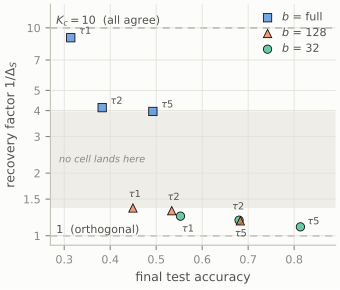

The Python source for this figure:
#!/usr/bin/env python3
"""
fig2.py -- recovery factor against final accuracy, one point per (batch, tau) cell.

The figure has to carry two facts on its own, without the caption: the full-batch
cells sit alone at high recovery and low accuracy, and nothing lands between
roughly 1.4 and 4 on the recovery axis. Hence the shaded empty band with a direct
label, and marker shapes -- not colour -- keyed to batch size, so a black-and-white
print keeps the distinction.

The Pareto front is computed and printed but not plotted; see the note by the
scatter for why a connecting line would work against both facts above.
"""

from __future__ import annotations

import argparse
import math
import statistics as st

import matplotlib
matplotlib.use("Agg")
import matplotlib.pyplot as plt
from matplotlib.colors import to_rgba
from matplotlib.lines import Line2D

from plot_common import (SURFACE, INK, INK_2, INK_MUTED, GRID, AXIS, SLOTS,
                         load_runs, log_ticks)

ALPHA = 100.0
SEEDS = (0, 1, 2)
BATCHES = ("full", "128", "32")
TAUS = (1, 2, 5)
WINDOW = 50          # last 50 of 200 rounds, i.e. rounds 150-199
K_C = 10
FACE_ALPHA = 0.65   # translucent marker faces so coincident cells stay countable
# Relative ink area of each shape at equal ms; drives draw order, see below.
MARKER_AREA = {"full": 3, "32": 2, "128": 1}   # square > circle > triangle

# Shape carries batch size; colour is redundant reinforcement only.
STYLE = {"full": dict(marker="s", color=SLOTS[0], label="$b$ = full"),
         "128":  dict(marker="^", color=SLOTS[1], label="$b$ = 128"),
         "32":   dict(marker="o", color=SLOTS[2], label="$b$ = 32")}

# Nudges for the tau tags, in points. The mini-batch cells sit almost on top of
# one another in x, so neighbours are pushed to opposite sides by hand.
TAU_OFFSET = {("full", 1): (6, 2), ("full", 2): (6, 2), ("full", 5): (6, 2),
              ("128", 1): (-3, 7), ("128", 2): (-3, 7), ("128", 5): (-4, -12),
              ("32", 1): (1, -12), ("32", 2): (-5, 7), ("32", 5): (5, 1)}


def cell_median(seed_runs: dict[int, list[dict]], key: str) -> float:
    """Median across seeds of each run's median over the last WINDOW rounds.

    test_acc is only written every eval_every rounds, so Nones are dropped.
    """
    per_run = []
    for seed in sorted(seed_runs):
        rounds = sorted(seed_runs[seed], key=lambda r: r["round"])
        assert len(rounds) == 200, (key, seed, len(rounds))
        vals = [r[key] for r in rounds[-WINDOW:] if r.get(key) is not None]
        assert vals, (key, seed)
        per_run.append(st.median(vals))
    return st.median(per_run)


def pareto(points: list[dict]) -> list[dict]:
    """Cells with no other cell both higher in accuracy and higher in recovery."""
    front = [p for p in points
             if not any(q["acc"] > p["acc"] and q["inv"] > p["inv"] for q in points)]
    return sorted(front, key=lambda p: p["acc"])


def main() -> None:
    ap = argparse.ArgumentParser()
    ap.add_argument("--results-dir", default="./results")
    ap.add_argument("--out", default="fig2.pdf")
    args = ap.parse_args()

    runs = load_runs(args.results_dir)
    points = []
    for b in BATCHES:
        for tau in TAUS:
            seed_runs = runs[(ALPHA, b, tau)]
            assert set(seed_runs) == set(SEEDS), (b, tau, sorted(seed_runs))
            points.append(dict(b=b, tau=tau,
                               acc=cell_median(seed_runs, "test_acc"),
                               inv=cell_median(seed_runs, "inv_delta_s_unweighted")))

    front = pareto(points)
    front_ids = {(p["b"], p["tau"]) for p in front}

    print(f"cell medians (across {len(SEEDS)} seeds of each run's median over the "
          f"last {WINDOW} of 200 rounds)\n")
    hdr = f"{'batch':>5} {'tau':>4} {'acc':>7} {'1/Delta_S':>10}  pareto"
    print(hdr, "\n" + "-" * len(hdr), sep="")
    for p in sorted(points, key=lambda p: p["acc"]):
        mark = "yes" if (p["b"], p["tau"]) in front_ids else ""
        print(f"{p['b']:>5} {p['tau']:>4} {p['acc']:>7.3f} {p['inv']:>10.2f}  {mark}")
    print("\npareto set (ascending accuracy): "
          + ", ".join(f"(b={p['b']}, tau={p['tau']})" for p in front))

    lo_gap = max(p["inv"] for p in points if p["inv"] < 2)
    hi_gap = min(p["inv"] for p in points if p["inv"] > 2)
    print(f"empty recovery band: {lo_gap:.2f} to {hi_gap:.2f}")

    # ---------------- figure ----------------
    fig, ax = plt.subplots(figsize=(3.4, 2.9))
    fig.patch.set_facecolor(SURFACE)
    ax.set_facecolor(SURFACE)

    # The empty band, called out directly so it reads without the caption.
    ax.axhspan(lo_gap, hi_gap, color=GRID, alpha=0.55, lw=0, zorder=0)
    ax.annotate("no cell lands here", xy=(0.03, math.sqrt(lo_gap * hi_gap)),
                xycoords=("axes fraction", "data"), ha="left", va="center",
                fontsize=7, style="italic", color=INK_MUTED, zorder=2)

    ax.grid(True, which="major", color=GRID, lw=0.6, zorder=0)
    # plot_common.reference_lines uses longer captions than fit beside the
    # mini-batch cluster here, so the same two lines are drawn with short ones.
    for y, txt in ((1.0, "1  (orthogonal)"), (float(K_C), f"$K_c = {K_C}$  (all agree)")):
        ax.axhline(y, color=INK_MUTED, lw=1.0, ls=(0, (5, 4)), zorder=1)
        ax.annotate(txt, xy=(0.02, y), xycoords=("axes fraction", "data"),
                    va="bottom", fontsize=8, color=INK_2, zorder=3)

    # The front is reported to stdout but deliberately not drawn: 8 of the 9
    # cells are on it, so a connecting line separates nothing, and the segment
    # from (full, 5) to (128, 2) would cross the empty band the figure exists
    # to show.

    # (32, tau=2) and (128, tau=5) land almost on top of each other. Translucent
    # faces alone are not enough -- whichever marker is drawn last hides the
    # other -- so the shapes are drawn largest-area first, letting the smallest
    # sit on top with the larger one's outline still visible around it.
    for p in sorted(points, key=lambda q: -MARKER_AREA[q["b"]]):
        s = STYLE[p["b"]]
        ax.plot(p["acc"], p["inv"], marker=s["marker"],
                mfc=to_rgba(s["color"], FACE_ALPHA), mec=INK, mew=0.6,
                ms=6, ls="none", zorder=4 + 0.1 * (3 - MARKER_AREA[p["b"]]))
        ax.annotate(rf"$\tau${p['tau']}", xy=(p["acc"], p["inv"]),
                    xytext=TAU_OFFSET[(p["b"], p["tau"])], textcoords="offset points",
                    fontsize=7, color=INK_2, zorder=5)

    log_ticks(ax, 0.9, 13)
    ax.set_xlim(0.27, 0.89)
    ax.set_xlabel("final test accuracy", fontsize=9, color=INK_2)
    ax.set_ylabel(r"recovery factor $1/\Delta_S$", fontsize=9, color=INK_2)
    ax.tick_params(colors=INK_MUTED, labelsize=8)
    for side in ("top", "right"):
        ax.spines[side].set_visible(False)
    for side in ("left", "bottom"):
        ax.spines[side].set_color(AXIS)

    handles = [Line2D([], [], marker=STYLE[b]["marker"],
                      mfc=to_rgba(STYLE[b]["color"], FACE_ALPHA), mec=INK,
                      mew=0.6, ms=6, ls="none", label=STYLE[b]["label"])
               for b in BATCHES]
    # Upper right is the one region no cell occupies, and it keeps the legend
    # clear of the y=1 reference label in the lower left.
    leg = ax.legend(handles=handles, frameon=False, fontsize=8, loc="upper right",
                    handlelength=1.0, borderpad=0.2, labelspacing=0.3)
    for t in leg.get_texts():
        t.set_color(INK_2)

    # No bbox_inches="tight": it expands the canvas to swallow the outermost
    # labels, and the 3.4 in single-column width is the spec here.
    fig.tight_layout(pad=0.3)
    fig.savefig(args.out, facecolor=SURFACE)
    plt.close(fig)
    print(f"wrote {args.out}")


if __name__ == "__main__":
    main()
